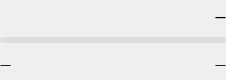
<?xml version="1.0" encoding="UTF-8"?>
<ui version="4.0">
 <class>ValidityTimeline</class>
 <widget class="QWidget" name="validityTimelineWidget">
  <property name="geometry">
   <rect>
    <x>0</x>
    <y>0</y>
    <width>226</width>
    <height>80</height>
   </rect>
  </property>
  <layout class="QVBoxLayout" name="validityTimelineLayout">
   <property name="spacing">
    <number>4</number>
   </property>
   <property name="leftMargin">
    <number>0</number>
   </property>
   <property name="topMargin">
    <number>0</number>
   </property>
   <property name="rightMargin">
    <number>0</number>
   </property>
   <property name="bottomMargin">
    <number>0</number>
   </property>
   <item>
    <layout class="QHBoxLayout" name="certTimeRow">
     <property name="spacing">
      <number>6</number>
     </property>
     <item>
      <spacer name="certTimeRowLeftSpacer">
       <property name="orientation">
        <enum>Qt::Orientation::Horizontal</enum>
       </property>
       <property name="sizeHint" stdset="0">
        <size>
         <width>40</width>
         <height>20</height>
        </size>
       </property>
      </spacer>
     </item>
     <item>
      <widget class="QLabel" name="certTimeRemainingLabel">
       <property name="font">
        <font>
         <family>Titillium Web</family>
         <pointsize>8</pointsize>
         <bold>true</bold>
        </font>
       </property>
       <property name="text">
        <string>—</string>
       </property>
      </widget>
     </item>
    </layout>
   </item>
   <item>
    <widget class="QProgressBar" name="certValidityProgress">
     <property name="minimumSize">
      <size>
       <width>0</width>
       <height>6</height>
      </size>
     </property>
     <property name="maximumSize">
      <size>
       <width>16777215</width>
       <height>6</height>
      </size>
     </property>
     <property name="styleSheet">
      <string notr="true">QProgressBar { border: none; border-radius: 3px; background-color: rgba(128,128,128,0.15); }
QProgressBar::chunk { border-radius: 3px; background-color: #16a34a; }</string>
     </property>
     <property name="value">
      <number>0</number>
     </property>
     <property name="textVisible">
      <bool>false</bool>
     </property>
    </widget>
   </item>
   <item>
    <layout class="QHBoxLayout" name="certDatesRow">
     <property name="spacing">
      <number>6</number>
     </property>
     <item>
      <widget class="QLabel" name="certStartDateLabel">
       <property name="font">
        <font>
         <family>Titillium Web</family>
         <pointsize>8</pointsize>
        </font>
       </property>
       <property name="text">
        <string>—</string>
       </property>
      </widget>
     </item>
     <item>
      <spacer name="certDatesRowSpacer">
       <property name="orientation">
        <enum>Qt::Orientation::Horizontal</enum>
       </property>
       <property name="sizeHint" stdset="0">
        <size>
         <width>40</width>
         <height>20</height>
        </size>
       </property>
      </spacer>
     </item>
     <item>
      <widget class="QLabel" name="certEndDateLabel">
       <property name="font">
        <font>
         <family>Titillium Web</family>
         <pointsize>8</pointsize>
        </font>
       </property>
       <property name="text">
        <string>—</string>
       </property>
      </widget>
     </item>
    </layout>
   </item>
  </layout>
 </widget>
 <resources/>
 <connections/>
</ui>
